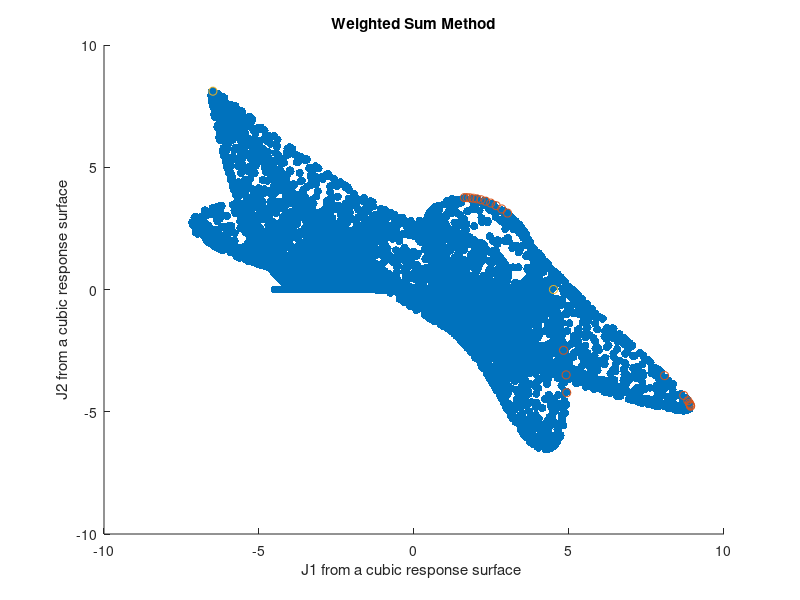
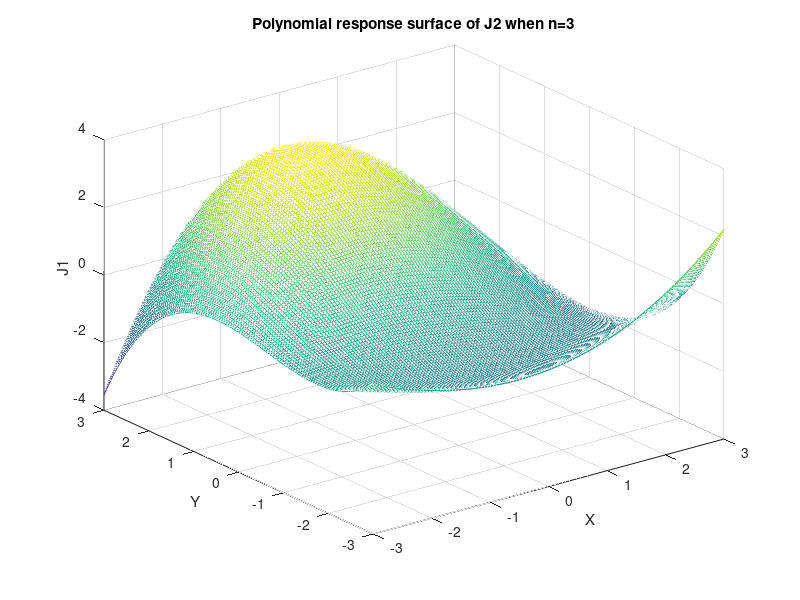
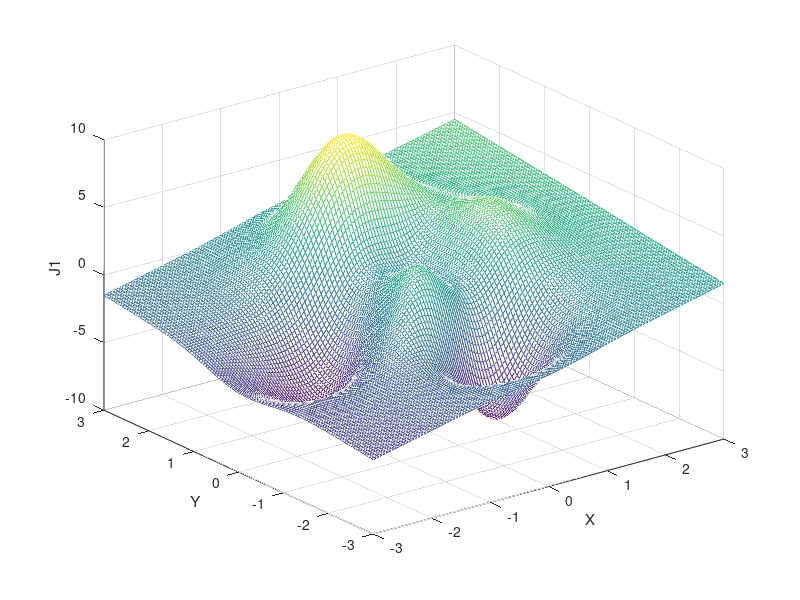
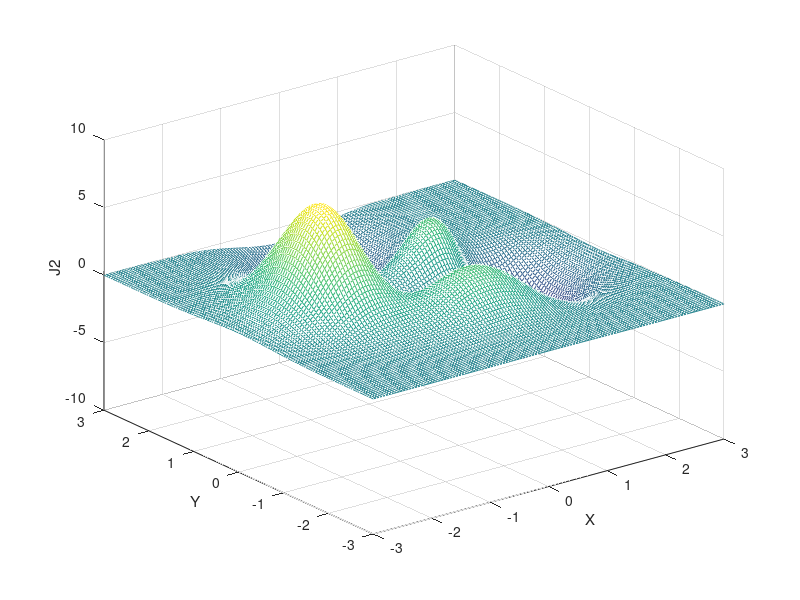

The MATLAB script that drew these images, in order: (Note: this script raises an error after producing the figures.)
clc;clear;close;
J1=@(x) 3*(1-x(1)).^2.*exp(-(x(1).^2) - (x(2)+1).^2) ... 
   - 10*(x(1)/5 - x(1).^3 - x(2).^5).*exp(-x(1).^2-x(2).^2) ... 
   - 3*exp(-(x(1)+2).^2 - x(2).^2) + 0.5*(2*x(1) + x(2));
J2=@(x) 3*(1+x(2)).^2.*exp(-(x(2).^2) - (-x(1)+1).^2) ... 
   - 10*(-x(2)/5 + x(2).^3 + x(1).^5).*exp(-x(2).^2-x(1).^2) ... 
   - 3*exp(-(-x(2)+2).^2 - x(1).^2);
lb=[-3 -3];
ub=[3 3];
X_rand=-3*ones(200,2)+6*rand(200,2);
J=[];
X=[];
%polynomial response surface n=2,3,4
n=3; %change n here to change the polynomial response surface among 2,3 and 4
for i=1:length(X_rand)
    x=X_rand(i,:);
    if n==2
        X(i,:)=[1 x(1) x(2) x(1).^2 x(1).*x(2) x(2).^2];
    elseif n==3
        X(i,:)=[1 x(1) x(2) x(1).^2 x(1).*x(2) x(2).^2   x(1).^3 (x(1).^2)*x(2) x(1)*x(2).^2  x(2).^3 ];
    elseif n==4
        X(i,:)=[1 x(1) x(2) x(1).^2 x(1).*x(2) x(2).^2   x(1).^3 (x(1).^2)*x(2) x(1)*x(2).^2  x(2).^3  x(1).^4  x(1).^2*x(2).^2  x(1).^3*x(2) x(1)*x(2).^3 x(2).^2  x(2)^4];
    end
    
    J(i,1)=J1(X_rand(i,:));
    
    J(i,2)=J2([-x(2),x(1)]);
end
c=inv(X'*X)*X'*J;

if n==2
    p1= @(x) [1 x(1) x(2) x(1).^2 x(1).*x(2) x(2).^2]*c(:,1);
    p2= @(x) [1 x(1) x(2) x(1).^2 x(1).*x(2) x(2).^2]*c(:,2);
elseif n==3 
    p1= @(x) [1 x(1) x(2) x(1).^2 x(1).*x(2) x(2).^2   x(1).^3 (x(1).^2)*x(2) x(1)*x(2).^2  x(2).^3 ]*c(:,1);
    p2= @(x) [1 x(1) x(2) x(1).^2 x(1).*x(2) x(2).^2   x(1).^3 (x(1).^2)*x(2) x(1)*x(2).^2  x(2).^3 ]*c(:,2);
elseif n==4
    p1= @(x) [1 x(1) x(2) x(1).^2 x(1).*x(2) x(2).^2   x(1).^3 (x(1).^2)*x(2) x(1)*x(2).^2  x(2).^3  x(1).^4  x(1).^2*x(2).^2  x(1).^3*x(2) x(1)*x(2).^3 x(2).^2  x(2)^4]*c(:,1);
    p2= @(x) [1 x(1) x(2) x(1).^2 x(1).*x(2) x(2).^2   x(1).^3 (x(1).^2)*x(2) x(1)*x(2).^2  x(2).^3  x(1).^4  x(1).^2*x(2).^2  x(1).^3*x(2) x(1)*x(2).^3 x(2).^2  x(2)^4]*c(:,2);
end
J1_vals=[];
J2_vals=[];
[xx,yy] = meshgrid(-3:.05:3);
z=[];
zz=[];
ZZ=[];
Z2=[];
for i=1:length(xx)
    for j=1:length(xx)
        z(i,j)=p1([xx(i,j) yy(i,j)]);
        zz(i,j)=p2([xx(i,j) yy(i,j)]);
        ZZ(i,j)=J1([xx(i,j) yy(i,j)]);
        Z2(i,j)=J2([xx(i,j) yy(i,j)]);
    end
end
figure(1)
mesh(xx,yy,z)
xlabel('X')
ylabel('Y')
zlabel('J1')
str = sprintf('Polynomial response surface of J1 when n=%d',n );
title(str)

figure(2)
mesh(xx,yy,zz)
str = sprintf('Polynomial response surface of J2 when n=%d',n );
title(str)
xlabel('X')
ylabel('Y')
zlabel('J1')


%% Plot the real J1 and J2
figure(3)
mesh(xx,yy,ZZ)
xlabel('X')
ylabel('Y')
zlabel('J1')



figure(4)
mesh(xx,yy,Z2)
xlabel('X')
ylabel('Y')
zlabel('J2')


%% Problem 2b 

Q1=p1;
Q2=p2;

x_es=[];
J1_par=[];
J2_par=[];
A=[];
b=[];
Aeq=[];
beq=[];
lb=[-3 -3];
ub=[3 3];

% plot the J space
j1rand=[];
j2rand=[];
X=-3*ones(10000,2)+6*rand(10000,2);
for i=1:10000
    x=X(i,:);
    j1rand(i)=J1(x);
    j2rand(i)=J2(x); 
end
figure(1)
scatter(j1rand,j2rand,'filled')
hold on 
% title('J space')
% xlabel('Q1')
% ylabel('Q2')
%% Weighted sum method 
ind=1;
for i=0:0.05:1
    J=@(x) -(i*J1(x)+(1-i)*J2(x));
    [x,fval]=fmincon(J,[1.5 1],A,b,Aeq,beq,lb,ub);
    x_es(ind,:)=x;
    J1_par(ind)=J1(x);
    J2_par(ind)=J2(x);
    ind=ind+1;
end

% figure(2)
scatter(J1_par,J2_par,'magenta')
title('Weighted Sum Method')
xlabel('J1 from a cubic response surface ')
ylabel('J2 from a cubic response surface')


% J1=[2.58858624973705	2.63558095965947	2.68005664841845	2.72196039770721	2.76125422762746	2.79791296767578	2.83192149886487	2.86327451233017	2.89197502082035	2.91803503287650	2.94147549968557	2.96232762094481	2.98063308454268	2.99644540209277	3.00983005800132	3.02086505947784	3.02964053878989	3.03625830447658	3.04083066078985	3.04347905817163	3.04433227329615]
% J2=[2.67679903975002	2.67559438412738	2.67198895157503	2.66600378747756	2.65767022574442	2.64702930527140	2.63413196708549	2.61903912002508	2.60182257372458	2.58256543905476	2.56136305191197	2.53832290139806	2.51356520105843	2.48722185787624	2.45943607258700	2.43036039971824	2.40015529290897	2.36898639550202	2.33702243075949	2.30443210313965	2.27138173292867]

% J1_true= [-2.62975201785075	0.849784101221634	0.908855854358203	0.975610853523891	1.05087127373227	1.13532693811587	1.22939317195085	1.33303559918717	7.52881720677834	7.77965557329050	7.90949072850818	7.98503901615441	8.03112674707094	8.06001247982494	8.07838110769457	8.09009627134304	8.09748808889133	8.10201044740553	8.10459665652502	3.57324389099551	3.77658099853220]
% J2_true= [8.10621358944233	3.77520159584349	3.77036109453207    3.76075975227052	3.74471305490345	3.72009011836802	3.68428147815649	3.63422352016098	-1.97533377957284	-2.15860488355980	-2.27514245578208	-2.35807992384490	-2.42005351448210	-2.46792038121100	-2.50585786072370	-2.53656948055875	-2.56187903025978	-2.58305697858363	-2.60101256226220	-3.31101976577505	0.797541096869784]





%% NBI method   tried playing with this but unfornately the sub optmization is mostly in the infeasilble region. 
J1_=@(x) -J1(x);
J2_=@(x) -J2(x);

[x1 u1_]=fmincon(J1_,lb,A,b,Aeq,beq,lb,ub);
[x2 u2_]=fmincon(J2_,lb,A,b,Aeq,beq,lb,ub);
%[u1 J2(x1)] => [J1(x2) u2]
u1=J1(x1);
u2=J2(x2);

xxx=[u1 J1(x2)];
yyy=[J2(x1) u2];
scatter(xxx,yyy,'red')
b_vec=[u1 J2(x1)]-[J1(x2) u2];      % vector pointing from the J1* to J2*
U= @(x) [J1(x2) u2]+x.*b_vec;
utopia=[u1 u2];

n=[J2(x1)-u2 J1(x2)-u1 ]/norm([J2(x1)-u2 J1(x2)-u1 ]);  %  NU => normal to the utopain line
% U=@(b) (u2-1)/(1-u1)*(b-1)+u2;     % U=> Utopia line
% solve the NBI subproblem 
bval=0:0.05:1;
y2=[];
J1_par_n=[]
J2_par_n=[];
% hold on 
for i=1:length(bval)
    y2(:,i) =U(bval(i));
    con= @(x) 0;
    opt= @(x) -x(3);
    ub= [ones(1,2)*3 inf];
    lb= [ones(1,2)*-3 -inf];
    ceq= @(x) U(bval(i)) + x(3)*n -[J1_(x(1:2)) J2_(x(1:2))]+[u1_ u2_];
    nonlinfcn = @(x)deal(con(x),ceq(x));
    [x,fval]=fmincon(opt,[1,1.5,0],A,b,Aeq,beq,lb,ub,nonlinfcn);
    J1_par_n(i)=J1(x(1:2));
    J2_par_n(i)=J2(x(1:2));
    if mod(i,2)==0 
        xaxis=linspace(0,1);
        y=[]; 
        for j=1:length(xaxis)
            y(:,j) =U(bval(i)) + xaxis(j).*n;  
        end
        % plot(y(1,:),y(2,:),"LineWidth",2)
    end
end

% plot(y2(1,:),y2(2,:),"LineWidth",2,"Color",[0 0.5 0.5])
% figure(3)
scatter(J1_par_n,J2_par_n,'red')
title('Normal Boundary intersection method')
xlabel('J1')
ylabel('J2')

%% Adaptive weighted sum method reference [Adaptive weighted-sum method for bi-objective optimization: Pareto front generation⋆
%I.Y. Kim and O.L. de Weck]

% step 1: Normalize the objective function in the objective space 
% J1= @(x) (J1(x)-u1)./(max(J1(x1), J1(x2)));
% J2= @(x) (J2(x)-u2)./(max(J2(x1), J2(x2)));
J1_=@(x) -J1(x);
J2_=@(x) -J2(x);

[x1]=fmincon(J1_,lb,A,b,Aeq,beq,lb,ub);
[x2]=fmincon(J2_,lb,A,b,Aeq,beq,lb,ub);
u1=J1(x1);
u2=J2(x2);
%step 2: Perform multiobjective optimization using the Weighted sum
%appraoch for small  number of divisions
guess= ones(1,2);  %change this to zeros(1,30) for problem 1a


n_initial= 25;
lambda= 1/n_initial;
% x_est_AWS=[];
J1_par_AWS=[];
J2_par_AWS=[];
% Weighted sum method 
ind=1;
for i=0:lambda:1
    J=@(x) (i*J1_(x)+(1-i)*J2_(x));
    [x,fval]=fmincon(J,[1 1.5],A,b,Aeq,beq,zeros(1,2),ones(1,2));
    % x_es_AWS(ind,:)=x;
    J1_par_AWS(ind)=J1(x);
    J2_par_AWS(ind)=J2(x);
    ind=ind+1;
end

%Step 3: compute the length of the segment between all the neigbouring
%solutions and delete nearly overlapping ones

J_par_AWS= [J1_par_AWS; J2_par_AWS];
ind=1;
i=1;
while(1) 
    if i<= length(J_par_AWS)-1
        dist= norm(J_par_AWS(:,i)-J_par_AWS(:,i+1));
        if dist<0.1 
            J_par_AWS(:,i)=[];
            i=i-1;
        end
    else
        break
    end
    i=i+1;
end

% J_par= [J1_par_AWS; J2_par_AWS];
% ind=1;
% for i=1:length(J_par)-1
%     dist= norm(J_par(:,i)-J_par(:,i+1));
%     if dist>0.01 & i~=length(J_par)-1
%         J_par_AWS(:,ind)=J_par(:,i);
%         ind= ind+1;
%     elseif dist>0.01 & i==length(J_par)-1
%         J_par_AWS(:,ind)=J_par(:,i);
%         J_par_AWS(:,ind+1)=J_par(:,i+1);
%         ind= ind+1;
%     end
% end

% step 4,5,6,7=> determine the number of further refinements 
for m=1
    C=2;  % use 3 for Problem 1a
    l=[];
    for i= 1:length(J_par_AWS)-1
        l(i)= norm(J_par_AWS(:,i)-J_par_AWS(:,i+1));
    end
    l_ave= mean(l);
    n=round(C.*l/l_ave);
    sigmaJ= 0.1;          %  maximum segement length
    J_par_AWS_refined=[];    
    ind=1;
    for i= 1:length(n)
        if (n(i)==0 || n(i)==1) && i~=length(n)
            J_par_AWS_refined(:,ind)=J_par_AWS(:,i);
            ind=ind+1; 
        elseif n(end)==0 || n(end)==1
            J_par_AWS_refined(:,ind)=J_par_AWS(:,i);
            J_par_AWS_refined(:,ind+1)=J_par_AWS(:,i+1);
            ind=ind+1;
        else 
            Py1=J_par_AWS(2,i);
            Py2=J_par_AWS(2,i+1);
            Px1=J_par_AWS(1,i);
            Px2=J_par_AWS(1,i+1);
            theta= atan(-(Py1-Py2)/(Px1-Px2));
            sigma1=sigmaJ*cos(theta);
            sigma2=sigmaJ*sin(theta);
            lambda=1/n(i);
            n(i);
            J_par_AWS_refined(:,ind)=J_par_AWS(:,i);
            ind=ind+1;
            for j=0:lambda:1
                J=@(x) (j*J1_(x)+(1-j)*J2_(x));
                con= @(x) [J1_(x)+sigma1-Px1; J2_(x)+sigma2-Py2];
                ceq= @(x) 0;
                nonlinfcn = @(x)deal(con(x),ceq(x));
                options = optimoptions('fmincon','Display','iter','Algorithm','sqp');
                [x,fval]=fmincon(J,guess,A,b,Aeq,beq,zeros(1,2),ones(1,2),nonlinfcn,options);
                % x_es_AWS(ind,:)=x;
                J_par_AWS_refined(:,ind)=[J1(x); J2(x)]
                ind=ind+1;
            end
        end 
    end
    if ~(n(end)==0 || n(end)==1)
        J_par_AWS_refined(:,ind)=J_par_AWS(:,i+1);
    end


    % step 8: if the length of the segments between the neighbour is nearly overlapping delete the solution
    i=1;
    while(1)
        if i<=length(J_par_AWS_refined)-1
            dist= norm(J_par_AWS_refined(:,i)-J_par_AWS_refined(:,i+1));
            if dist<0.1
                J_par_AWS_refined(:,i)=[];
                i=i-1;
            end
        else 
                break
        end
        i=i+1;
    end

    % J_AWS=[];
    % ind=1;
    % for i=1:length(J_par_AWS_refined)-1
    %     dist= norm(J_par_AWS_refined(:,i)-J_par_AWS_refined(:,i+1));
    %     if dist>0.01 & i~=length(J_par_AWS_refined)-1
    %         J_AWS(:,ind)=J_par_AWS_refined(:,i);
    %         ind= ind+1;
    %     elseif dist>0.01 & i==length(J_par_AWS_refined)-1
    %         J_AWS(:,ind)=J_par_AWS_refined(:,i);
    %         J_AWS(:,ind+1)=J_par_AWS_refined(:,i+1);
    %         ind= ind+1;
    %     else
    %         J_AWS(:,ind)=J_par_AWS_refined(:,i);
    %     end
    % end
    J_par_AWS=J_par_AWS_refined;
    figure(m)
    scatter(J_par_AWS(1,:),J_par_AWS(2,:))
    str = sprintf('Adaptive Weighted Sum method %d th iteration',m );
    title(str)
    xlabel('J1')
    ylabel('J2')

end


